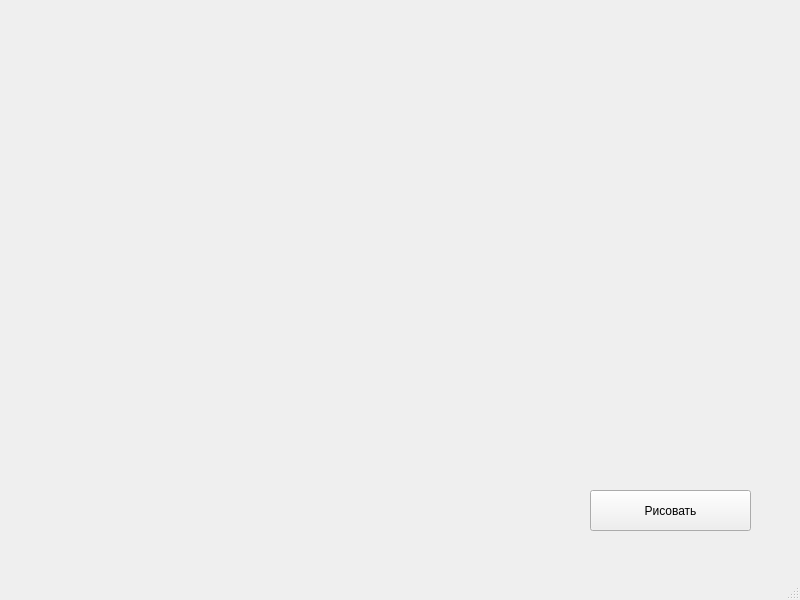
<?xml version="1.0" encoding="UTF-8"?>
<ui version="4.0">
 <class>MainWindow</class>
 <widget class="QMainWindow" name="MainWindow">
  <property name="geometry">
   <rect>
    <x>0</x>
    <y>0</y>
    <width>800</width>
    <height>600</height>
   </rect>
  </property>
  <property name="windowTitle">
   <string>MainWindow</string>
  </property>
  <widget class="QWidget" name="centralwidget">
   <widget class="QPushButton" name="pushButton">
    <property name="geometry">
     <rect>
      <x>590</x>
      <y>490</y>
      <width>161</width>
      <height>41</height>
     </rect>
    </property>
    <property name="text">
     <string>Рисовать</string>
    </property>
   </widget>
  </widget>
  <widget class="QMenuBar" name="menubar">
   <property name="geometry">
    <rect>
     <x>0</x>
     <y>0</y>
     <width>800</width>
     <height>26</height>
    </rect>
   </property>
  </widget>
  <widget class="QStatusBar" name="statusbar"/>
 </widget>
 <resources/>
 <connections/>
</ui>
